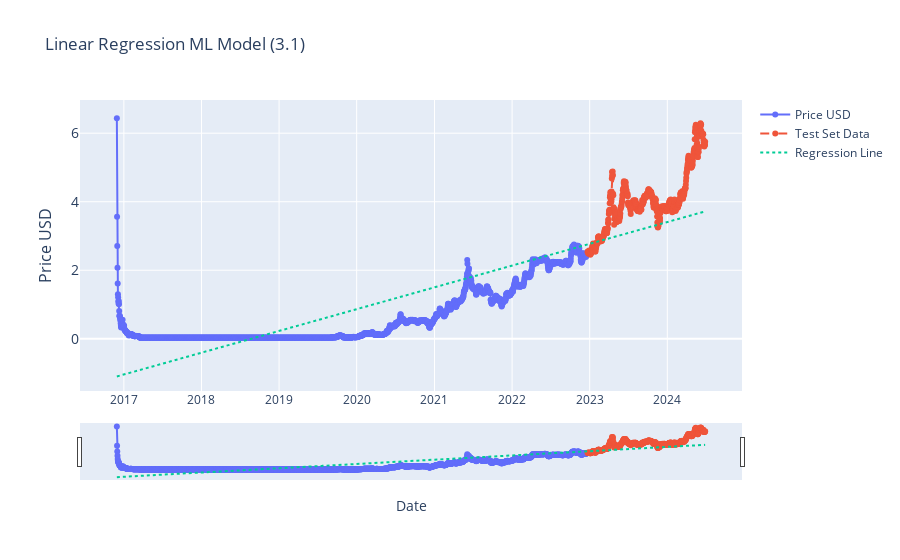

Notebook code for this chart:
### Markdown cell above
### Regression modelling

### Code cell
# Linear Regression (3.1)

from sklearn.linear_model import LinearRegression
from sklearn.model_selection import train_test_split
import plotly.graph_objects as go
import pandas as pd
from ipywidgets import interact, DatePicker
import numpy as np

current_item['date_ordinal'] = current_item.index.map(pd.Timestamp.toordinal)
X = current_item['date_ordinal'].values.reshape(-1, 1)
y = current_item['price_usd'].values


# train test split (first 80% train, last 20% test)
split_point = int(len(X) * 0.80)  
X_train, X_test = X[:split_point], X[split_point:]
y_train, y_test = y[:split_point], y[split_point:]


# intialize the model (like initialising a variable)
model_lr = LinearRegression()
model_lr.fit(X, y)

# make predictions
y_pred = model_lr.predict(X)


def update_graph(start_date, end_date):
    # Filtering the data based on the date range
    mask = (df.index >= pd.to_datetime(start_date)) & (df.index <= pd.to_datetime(end_date))
    filtered_data = df.loc[mask]
    filtered_pred = y_pred[mask]

    # Creating the plot
    fig = go.Figure()
    fig.add_trace(go.Scatter(x=filtered_data.index[:split_point], y=filtered_data['price_usd'], mode='lines+markers', name='Price USD'))

     # Add the test set prices
    fig.add_trace(go.Scatter(x=filtered_data.index[split_point:], y=y_test, mode='lines+markers', name='Test Set Data', line=dict(dash='dash')))


    # Add the predicted prices
    fig.add_trace(go.Scatter(x=filtered_data.index, y=filtered_pred, mode='lines', name='Regression Line', line=dict(dash='dot')))

    # Formatting
    fig.update_layout(
        title='Linear Regression ML Model (3.1)',
        xaxis_title='Date',
        yaxis_title='Price USD',
        yaxis=dict(
            title='Price USD',
            titlefont_size=16,
            tickfont_size=14,
        ),
        xaxis=dict(  # Added lines for range slider
            rangeslider=dict(
                visible=True
            ),
            type="date"
        ),
        showlegend=True

        )

    fig.show()


# Creating interactive widgets for date selection
start_date_picker = DatePicker(description='Start Date', value=START_DATE)
end_date_picker = DatePicker(description='End Date', value=END_DATE)

# Display the interactive widget
interact(update_graph, start_date=start_date_picker, end_date=end_date_picker)

### Figure 1 — Plotly figure (JSON) as saved in the notebook; plotly's stock layout.template omitted (floating-point values rounded to 4 significant figures; data arrays with more than 128 entries replaced by an {"elided": "..."} marker saying what was removed)
{"data": [{"mode": "lines+markers", "name": "Price USD", "type": "scatter", "x": {"elided": "2214 str values"}, "y": {"elided": "2768 float values"}}, {"line": {"dash": "dash"}, "mode": "lines+markers", "name": "Test Set Data", "type": "scatter", "x": {"elided": "554 str values"}, "y": {"elided": "554 float values"}}, {"line": {"dash": "dot"}, "mode": "lines", "name": "Regression Line", "type": "scatter", "x": {"elided": "2768 str values"}, "y": {"elided": "2768 float values"}}], "layout": {"showlegend": true, "title": {"text": "Linear Regression ML Model (3.1)"}, "xaxis": {"rangeslider": {"visible": true}, "title": {"text": "Date"}, "type": "date"}, "yaxis": {"tickfont": {"size": 14}, "title": {"font": {"size": 16}, "text": "Price USD"}}}}
